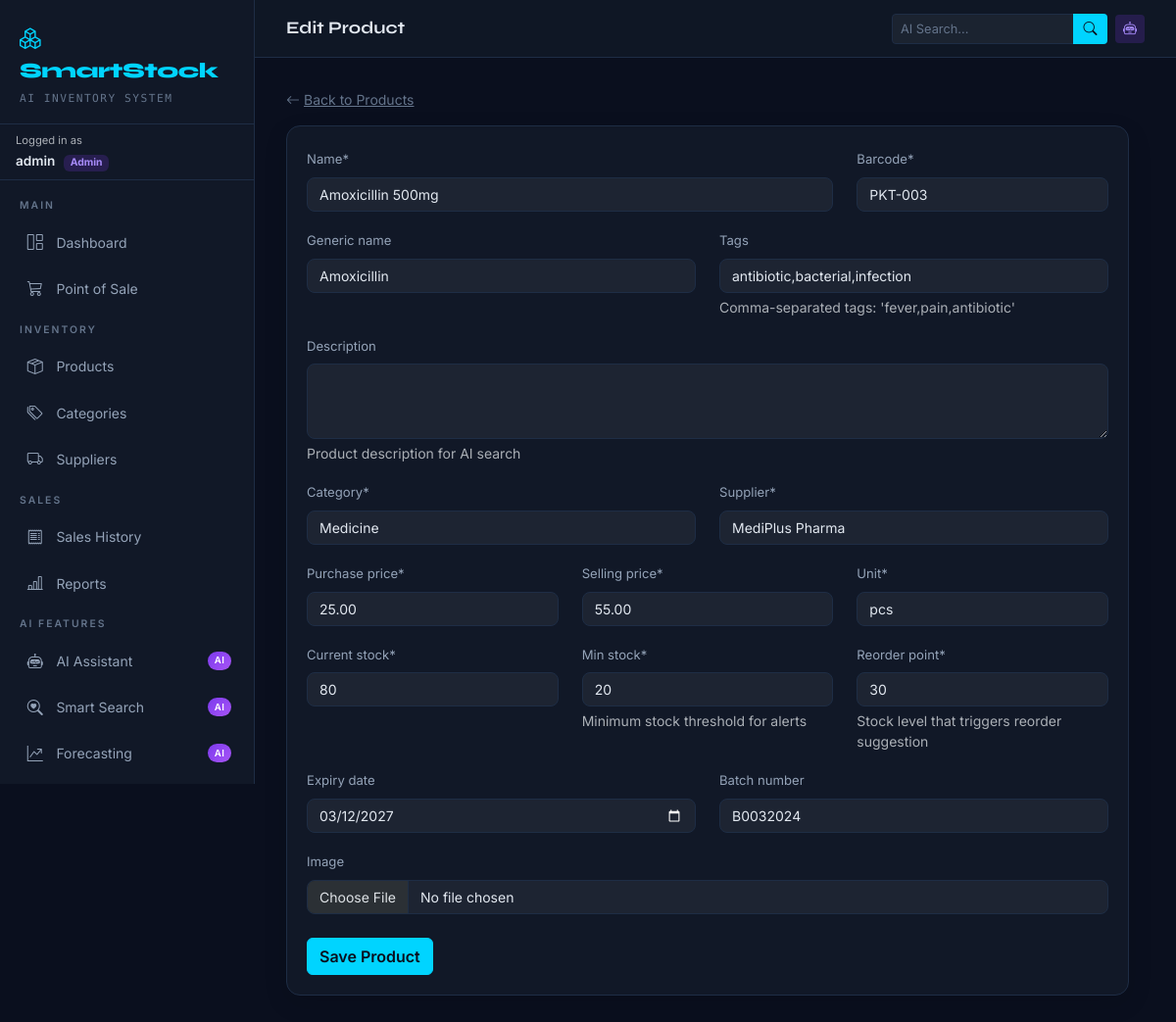
/products/3/edit/ (signed in), run on the app's committed database.
### inventory/models.py (models this page shows, shortened)
class CustomUser(AbstractUser):
    ROLE_CHOICES = (
        ('Admin',   'Admin'),
        ('Manager', 'Manager'),
        ('Cashier', 'Cashier'),
    )
    role = models.CharField(max_length=20, choices=ROLE_CHOICES, default='Cashier')
    phone = models.CharField(max_length=20, blank=True)
    avatar = models.ImageField(upload_to='avatars/', null=True, blank=True)
    @property
    def is_admin(self):
        return self.role == 'Admin'

class Product(models.Model):
    name = models.CharField(max_length=200)
    generic_name = models.CharField(max_length=200, blank=True)
    description = models.TextField(blank=True, help_text="Product description for AI search")
    tags = models.CharField(max_length=300, blank=True,
                            help_text="Comma-separated tags: 'fever,pain,antibiotic'")
    barcode = models.CharField(max_length=100, unique=True)
    category = models.ForeignKey(Category, on_delete=models.SET_NULL, null=True)
    supplier = models.ForeignKey(Supplier, on_delete=models.SET_NULL, null=True)
    purchase_price = models.DecimalField(max_digits=10, decimal_places=2,
                                         validators=[MinValueValidator(0)])
    selling_price = models.DecimalField(max_digits=10, decimal_places=2,
                                         validators=[MinValueValidator(0)])
    unit = models.CharField(max_length=50, default='pcs')
    min_stock = models.IntegerField(default=10, help_text="Minimum stock threshold for alerts")
    reorder_point = models.IntegerField(default=20,
                                        help_text="Stock level that triggers reorder suggestion")
    current_stock = models.IntegerField(default=0)
    expiry_date = models.DateField(null=True, blank=True)
    batch_number = models.CharField(max_length=100, blank=True)
    embedding_json = models.TextField(blank=True, null=True,
                                       help_text="Sentence-transformer embedding (auto-generated)")
    last_reorder_qty = models.IntegerField(default=0,
                                            help_text="AI-recommended reorder quantity")
    image = models.ImageField(upload_to='products/', null=True, blank=True)
    is_active = models.BooleanField(default=True)
    created_at = models.DateTimeField(auto_now_add=True)
    updated_at = models.DateTimeField(auto_now=True)
    class Meta:
        ordering = ['name']

class Category(models.Model):
    name = models.CharField(max_length=100, unique=True)
    description = models.TextField(blank=True)
    icon = models.CharField(max_length=50, default='bi-box-seam')  # Bootstrap icon class
    class Meta:
        verbose_name_plural = 'Categories'
        ordering = ['name']
    def __str__(self):
        return self.name

class Supplier(models.Model):
    name = models.CharField(max_length=200)
    contact = models.CharField(max_length=50)
    address = models.TextField(blank=True)
    email = models.EmailField(blank=True)
    city = models.CharField(max_length=100, blank=True)
    is_active = models.BooleanField(default=True)
    created_at = models.DateTimeField(auto_now_add=True)
    class Meta:
        ordering = ['name']
    def __str__(self):
        return self.name

### inventory/views.py (the view, shortened to what this page needs)
# urls.py: path('products/<int:pk>/edit/', views.ProductUpdateView.as_view(), name='product-update'),
class ProductUpdateView(LoginRequiredMixin, ManagerRequiredMixin, UpdateView):
    model = Product
    form_class = ProductForm
    template_name = 'inventory/product_form.html'
    success_url = reverse_lazy('product-list')

### inventory/views.py (called while the page is built)
    def test_func(self):
        return self.request.user.is_authenticated and (
            self.request.user.role in self.allowed_roles or
            self.request.user.role == 'Admin'
        )

### templates/inventory/product_form.html (shortened to what this page needs)
{% extends "base.html" %}
{% load crispy_forms_tags %}
{% block page_title %}{% if object %}Edit Product{% else %}Add New Product{% endif %}{% endblock %}
{% block content %}
<div style="max-width:860px">
  <div class="d-flex justify-content-between align-items-center mb-3">
    <a href="{% url 'product-list' %}" style="color:var(--ss-muted);font-size:.875rem">
      <i class="bi bi-arrow-left me-1"></i>Back to Products
    </a>
  </div>
  <div class="ss-card">
    {% crispy form %}
  </div>
</div>
{% endblock %}

### templates/base.html (shortened to what this page needs)
{% load static %}
<!DOCTYPE html>
<html lang="en" data-bs-theme="dark">
<head>
  <link href="https://cdn.jsdelivr.net/npm/bootstrap@5.3.3/dist/css/bootstrap.min.css" rel="stylesheet">
  <link href="https://cdn.jsdelivr.net/npm/bootstrap-icons@1.11.3/font/bootstrap-icons.css" rel="stylesheet">
  <link rel="stylesheet" href="{% static 'css/smartstock.css' %}">
</head>
<body>
<nav id="sidebar" aria-label="Main navigation" class="{% if not user.is_authenticated %}d-none{% endif %}">
  <div class="sidebar-brand">
    <div class="brand-logo"><i class="bi bi-boxes me-2"></i>SmartStock</div>
    <div class="brand-sub mt-1">AI Inventory System</div>
  </div>
  <div class="px-3 py-2 border-bottom" style="border-color: var(--ss-border) !important;">
    <small class="text-muted d-block" style="font-size:.7rem">Logged in as</small>
    <span class="fw-600" style="font-size:.85rem">{{ user.username }}</span>
    <span class="badge ms-1" style="background:rgba(124,58,237,.2);color:#a78bfa;font-size:.65rem">
      {{ user.role }}
    </span>
  </div>
  <div class="py-2 flex-grow-1">
    <div class="nav-section-label">Main</div>
    <a href="{% url 'dashboard' %}" class="sidebar-link {% if request.resolver_match.url_name == 'dashboard' %}active{% endif %}">
      <i class="bi bi-grid-1x2"></i> Dashboard
    </a>
    <a href="{% url 'pos' %}" class="sidebar-link {% if request.resolver_match.url_name == 'pos' %}active{% endif %}">
      <i class="bi bi-cart3"></i> Point of Sale
    </a>
    <div class="nav-section-label">Inventory</div>
    <a href="{% url 'product-list' %}" class="sidebar-link">
      <i class="bi bi-box-seam"></i> Products
    </a>
    <a href="{% url 'category-list' %}" class="sidebar-link">
      <i class="bi bi-tags"></i> Categories
    </a>
    <a href="{% url 'supplier-list' %}" class="sidebar-link">
      <i class="bi bi-truck"></i> Suppliers
    </a>
    <div class="nav-section-label">Sales</div>
    <a href="{% url 'sale-list' %}" class="sidebar-link">
      <i class="bi bi-receipt"></i> Sales History
    </a>
    <a href="{% url 'reports' %}" class="sidebar-link">
      <i class="bi bi-bar-chart-line"></i> Reports
    </a>
    <div class="nav-section-label">AI Features</div>
    <a href="{% url 'ai:chatbot' %}" class="sidebar-link">
      <i class="bi bi-robot"></i> AI Assistant
      <span class="ai-badge">AI</span>
    </a>
    <a href="{% url 'ai:semantic-search' %}" class="sidebar-link">
      <i class="bi bi-search-heart"></i> Smart Search
      <span class="ai-badge">AI</span>
    </a>
    <a href="{% url 'ai:forecast-dashboard' %}" class="sidebar-link">
      <i class="bi bi-graph-up-arrow"></i> Forecasting
      <span class="ai-badge">AI</span>
    </a>
  </div>
</nav>
<div id="main-content" class="{% if not user.is_authenticated %}guest-mode{% endif %}">
  {% if user.is_authenticated %}
  <div class="topbar">
    <span class="topbar-title">{% block page_title %}Dashboard{% endblock %}</span>
    <div class="ms-auto d-flex align-items-center gap-2">
      <form action="{% url 'ai:semantic-search' %}" method="GET" class="d-flex">
        <div class="input-group input-group-sm" style="width:220px">
          <input type="text" name="q" class="form-control"
            style="background:#1e2d45;border-color:#1e2d45;color:#e2e8f0;font-size:.8rem"
            placeholder="AI Search...">
          <button class="btn" style="background:#00d4ff;color:#0a0f1e;padding:.25rem .6rem">
            <i class="bi bi-search"></i>
          </button>
        </div>
      </form>
      <a href="{% url 'ai:chatbot' %}" class="btn btn-sm" style="background:rgba(124,58,237,.2);color:#a78bfa;border:none">
        <i class="bi bi-robot"></i>
      </a>
    </div>
  </div>
  {% endif %}
  <div class="page-body">
    {% block content %}{% endblock %}
  </div>
</div>
</body>
</html>

### static/css/smartstock.css (style rules this page uses)
.form-control, .form-select { background: rgba(255,255,255,.05) !important; border-color: var(--ss-border) !important; color: var(--ss-text) !important; border-radius: 8px; font-size: .875rem; transition: border-color .15s, box-shadow .15s; }
.form-control::placeholder { color: var(--ss-muted) !important; }
label { font-size: .82rem; color: #94a3b8; margin-bottom: .3rem; }
.btn-primary { background: var(--ss-accent) !important; border-color: var(--ss-accent) !important; color: #0a0f1e !important; font-weight: 600; }
.fw-600 { font-weight: 600 !important; }

### templates/base.html (style rules this page uses)
:root { --ss-bg: #0a0f1e; --ss-surface: #111827; --ss-border: #1e2d45; --ss-accent: #00d4ff; --ss-accent2: #7c3aed; --ss-success: #10b981; --ss-warning: #f59e0b; --ss-danger: #ef4444; --ss-text: #e2e8f0; --ss-muted: #64748b; --sidebar-w: 260px; }
* { box-sizing: border-box; }
body { font-family: 'Inter', sans-serif; background: var(--ss-bg); color: var(--ss-text); min-height: 100vh; }
#sidebar { position: fixed; top: 0; left: 0; width: var(--sidebar-w); height: 100vh; background: var(--ss-surface); border-right: 1px solid var(--ss-border); overflow-y: auto; z-index: 1000; display: flex; flex-direction: column; transition: transform .3s ease; }
.sidebar-brand { padding: 1.5rem 1.25rem 1rem; border-bottom: 1px solid var(--ss-border); }
.brand-logo { font-family: 'Syne', sans-serif; font-weight: 800; font-size: 1.35rem; color: var(--ss-accent); letter-spacing: -0.5px; }
.brand-sub { font-size: .7rem; color: var(--ss-muted); font-family: 'DM Mono', monospace; letter-spacing: 1.5px; text-transform: uppercase; }
.nav-section-label { padding: .6rem 1.25rem .3rem; font-size: .65rem; font-weight: 600; letter-spacing: 2px; text-transform: uppercase; color: var(--ss-muted); }
.sidebar-link { display: flex; align-items: center; gap: .75rem; margin: .15rem .65rem; padding: .65rem .8rem; color: #94a3b8; text-decoration: none; font-size: .875rem; border-radius: 8px; transition: all .15s ease; border-left: 3px solid transparent; }
.sidebar-link i { font-size: 1rem; width: 1.2rem; text-align: center; }
.ai-badge { font-size: .6rem; padding: .15rem .4rem; background: linear-gradient(135deg, var(--ss-accent2), #a855f7); border-radius: 20px; color: #fff; font-weight: 600; letter-spacing: .5px; margin-left: auto; }
#main-content { margin-left: var(--sidebar-w); min-height: 100vh; }
.topbar { background: rgba(17,24,39,.92); border-bottom: 1px solid var(--ss-border); padding: .85rem clamp(1rem, 3vw, 2rem); display: flex; align-items: center; gap: 1rem; position: sticky; top: 0; z-index: 100; backdrop-filter: blur(14px); }
.topbar-title { font-family: 'Syne', sans-serif; font-size: 1.1rem; font-weight: 700; }
.page-body { padding: clamp(1rem, 3vw, 2rem); }
.ss-card { background: var(--ss-surface); border: 1px solid var(--ss-border); border-radius: 14px; padding: 1.25rem; box-shadow: 0 8px 24px rgba(0,0,0,.12); }

### data on the page
CustomUser: username "admin", role "Admin"
Product: name "Amoxicillin 500mg", barcode "PKT-003", generic_name "Amoxicillin", tags "antibiotic,bacterial,infection", category "Medicine", supplier "MediPlus Pharma", purchase_price "25.00", selling_price "55.00", unit "pcs", current_stock "80", min_stock "20", reorder_point "30", expiry_date "03/12/2027", batch_number "B0032024"
